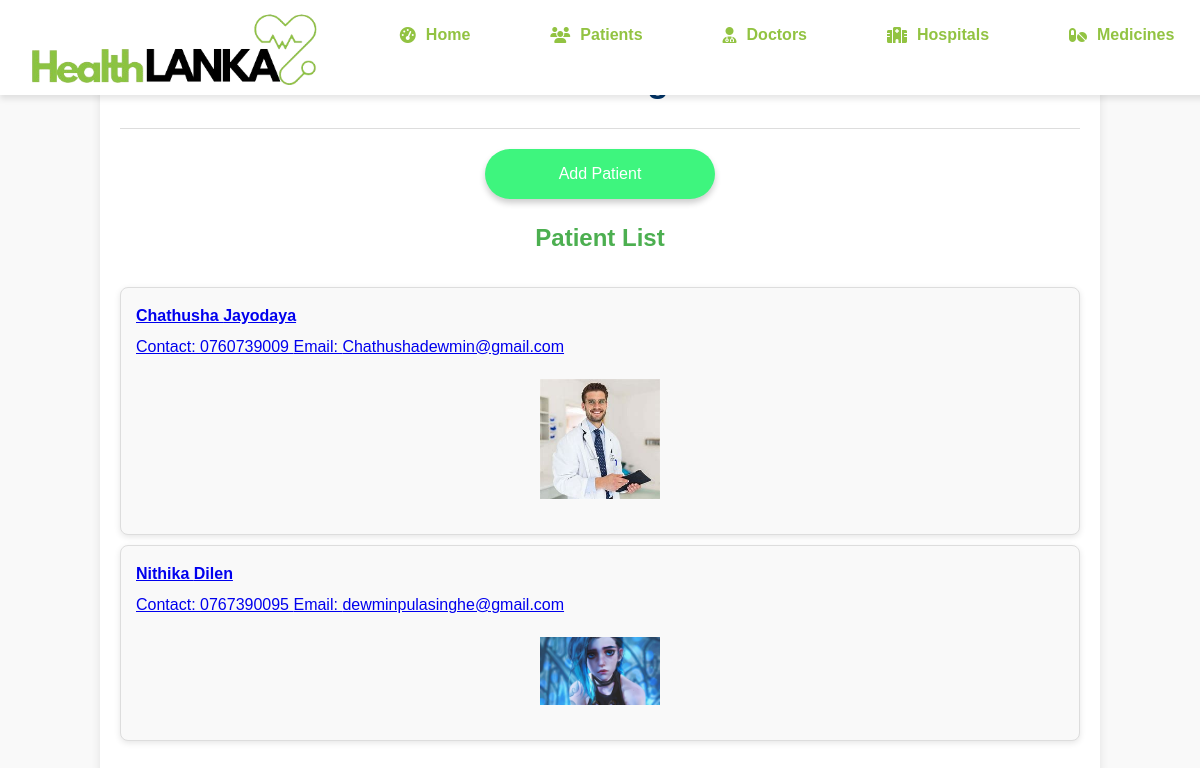
The app's page /Admin/Patients.php with its own data.
### tables this page shows
CREATE TABLE IF NOT EXISTS `patient` (
  `Patient_Id` varchar(50) NOT NULL,
  `First_name` varchar(50) NOT NULL,
  `Last_Name` varchar(50) NOT NULL,
  `Gender` enum('Male','Female') NOT NULL,
  `Date of birth` date NOT NULL,
  `Contact_No` varchar(10) NOT NULL,
  `Email` varchar(100) NOT NULL,
  `Address` varchar(300) NOT NULL,
  `Emergency_Contact` varchar(50) NOT NULL,
  `Blood_Type` enum('A+','A-','B+','B+','AB+','AB-','O+','O-') NOT NULL,
  `Diabetic_Type` enum('None','Type 1','Type 2','Gestational') NOT NULL,
  `Diabetic_level(Mg/DL)` double NOT NULL,
  `Cholosterol_Level(Mg/DL)` double NOT NULL,
  `Blood_Presure` double NOT NULL,
  `Password` varchar(50) NOT NULL,
  `Login_Count` int NOT NULL,
  `Image` varchar(200) NOT NULL
);

### Admin/Patients.php (the view, shortened to what this page needs)
<?php
include "admin_navbar.php";
try {
    $host = 'localhost';
    $dbname = 'dev';
    $username = 'root';
    $password = '';
    $conn = new PDO("mysql:host=$host;dbname=$dbname", $username, $password);
    $conn->setAttribute(PDO::ATTR_ERRMODE, PDO::ERRMODE_EXCEPTION);
} catch (PDOException $e) {
    echo "Connection failed: " . $e->getMessage();
    exit();
}
$stmt = $conn->prepare("SELECT `Patient_Id`, `First_name`, `Last_name`, `Contact_No`, `Email`, `Image` FROM patient");
$stmt->execute();
$patients = $stmt->fetchAll(PDO::FETCH_ASSOC);
?>
<!DOCTYPE html>
<html lang="en">
<head>
</head>
<body>
    <div class="container">
        <h1>Patient Management</h1>
        <hr>
        <a href="Add_PAtient.php" class="add-patient-btn">Add  Patient</a>
        <h2>Patient List</h2>
        <ul class="patient-list">
            <?php
            foreach ($patients as $patient) {
                $patientId = $patient['Patient_Id'];
                $firstName = $patient['First_name'];
                $lastName = $patient['Last_name'];
                $contactNo = $patient['Contact_No'];
                $email = $patient['Email'];
                $image = $patient['Image'];
                echo "<li>
                        <a href='patient_details.php?patient_id=$patientId'>
                            <strong>$firstName $lastName</strong>
                            <span>Contact: $contactNo</span>
                            <span>Email: $email</span>
                            <img src='$image' alt='Patient Image' class='ImgHeath'>
                        </a>
                      </li>";
            }
            ?>
        </ul>
    </div>
</body>
</html>

### Admin/admin_navbar.php (style rules this page uses)
body, html { margin: 0; padding: 0; font-family: 'Segoe UI', Tahoma, Geneva, Verdana, sans-serif; background: #f0f4f7; }

### Admin/Patients.php (style rules this page uses)
body { font-family: 'Arial', sans-serif; margin: 0; padding: 0; background-color: #f9f9f9; color: #333; line-height: 1.6; }
.ImgHeath { margin: 20px auto; max-width: 120px; display: block; }
h1 { font-size: 36px; color: #003366; text-align: center; margin: 10px 0; }
hr { border: 0; height: 1px; background: #ddd; margin: 20px 0; }
.container { width: 80%; margin: 20px auto; padding: 20px; background-color: #fff; border-radius: 8px; box-shadow: 0 4px 10px rgba(0, 0, 0, 0.1); }
h2 { text-align: center; color: #4CAF50; }
.patient-list { margin-top: 30px; padding: 0; list-style-type: none; }
.patient-list li { background-color: #f9f9f9; border: 1px solid #ddd; border-radius: 8px; margin-bottom: 10px; padding: 15px; box-shadow: 0 2px 6px rgba(0, 0, 0, 0.1); cursor: pointer; }
.patient-list li strong { display: block; margin-bottom: 5px; }
button, .add-patient-btn { display: flex; align-items: center; justify-content: center; text-decoration: none; background-color: #3ef57e; color: white; width: 200px; height: 50px; border-radius: 25px; padding: 0 15px; transition: background-color 0.3s ease; box-shadow: 0 4px 6px rgba(0, 0, 0, 0.2); margin: 20px auto; border: none; }

### records on screen
patient: First_name "Chathusha", Last_Name "Jayodaya", Contact_No "0760739009", Email "Chathushadewmin@gmail.com", Image (picture)
patient: First_name "Nithika", Last_Name "Dilen", Contact_No "0767390095", Email "dewminpulasinghe@gmail.com", Image (picture)
